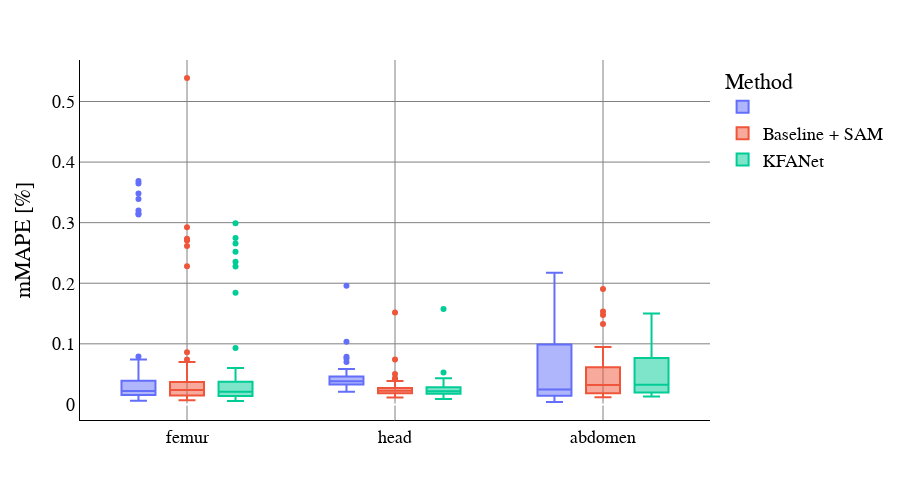

Notebook code cell kept with this figure:
### Code cell
import plotly.express as px
df_melted = pd.melt(data_boxplot, id_vars='type', var_name='Method', value_name='mMAPE [%]')

# create the boxplot using plotly express
fig = px.box(df_melted, x='type', y='mMAPE [%]', color='Method', name = '')
fig.update_layout(
    plot_bgcolor='white',  # set the background color of the plot to white
    xaxis=dict(
        linecolor='black',  # set the color of the x-axis to black
        showgrid=True,
        gridcolor='grey',
        
        
    ),
    width=900 ,
    height=500,
    showlegend=True,
    yaxis=dict(
        linecolor='black',  # set the color of the y-axis to black
        showgrid=True,
        gridcolor='grey',
    ), xaxis_title='',
       font=dict(
        family='Arial',  # set the font family to Arial
        size=18,  # set the font size to 16
        color='black'  # set the font color to black
    ),
)

fig.show()

### Figure 1 — Plotly figure (JSON) as saved in the notebook; plotly's stock layout.template omitted (floating-point values rounded to 4 significant figures; data arrays with more than 128 entries replaced by an {"elided": "..."} marker saying what was removed)
{"data": [{"alignmentgroup": "True", "hovertemplate": "Method=Baseline<br>type=%{x}<br>mMAPE [%]=%{y}<extra></extra>", "legendgroup": "Baseline", "marker": {"color": "#636efa"}, "name": "", "notched": false, "offsetgroup": "Baseline", "orientation": "v", "showlegend": true, "type": "box", "x": {"elided": "169 str values"}, "x0": " ", "xaxis": "x", "y": {"elided": "169 float values"}, "y0": " ", "yaxis": "y"}, {"alignmentgroup": "True", "hovertemplate": "Method=Baseline + SAM<br>type=%{x}<br>mMAPE [%]=%{y}<extra></extra>", "legendgroup": "Baseline + SAM", "marker": {"color": "#EF553B"}, "name": "Baseline + SAM", "notched": false, "offsetgroup": "Baseline + SAM", "orientation": "v", "showlegend": true, "type": "box", "x": {"elided": "169 str values"}, "x0": " ", "xaxis": "x", "y": {"elided": "169 float values"}, "y0": " ", "yaxis": "y"}, {"alignmentgroup": "True", "hovertemplate": "Method=KFANet<br>type=%{x}<br>mMAPE [%]=%{y}<extra></extra>", "legendgroup": "KFANet", "marker": {"color": "#00cc96"}, "name": "KFANet", "notched": false, "offsetgroup": "KFANet", "orientation": "v", "showlegend": true, "type": "box", "x": {"elided": "169 str values"}, "x0": " ", "xaxis": "x", "y": {"elided": "169 float values"}, "y0": " ", "yaxis": "y"}], "layout": {"boxmode": "group", "font": {"color": "black", "family": "Arial", "size": 18}, "height": 500, "legend": {"title": {"text": "Method"}, "tracegroupgap": 0}, "margin": {"t": 60}, "plot_bgcolor": "white", "showlegend": true, "width": 900, "xaxis": {"anchor": "y", "domain": [0, 1], "gridcolor": "grey", "linecolor": "black", "showgrid": true, "title": {"text": ""}}, "yaxis": {"anchor": "x", "domain": [0, 1], "gridcolor": "grey", "linecolor": "black", "showgrid": true, "title": {"text": "mMAPE [%]"}}}}
